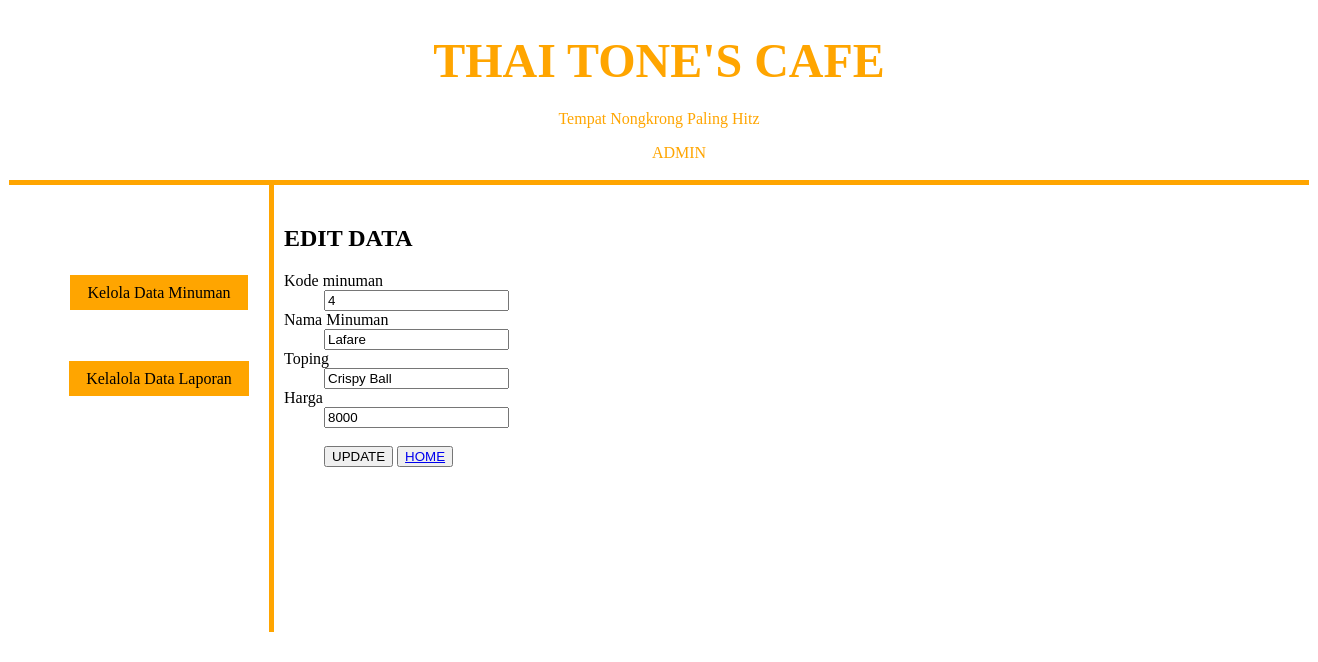
/editminum.php?kode_minuman=4, run on the app's committed database.
### tables this page shows
CREATE TABLE `minuman` (
  `kode_minuman` int(5) NOT NULL,
  `nama_minuman` varchar(20) NOT NULL,
  `toping` varchar(20) NOT NULL,
  `harga` int(5) NOT NULL,
  `quantity` int(10) NOT NULL
);

### editminum.php (the view, shortened to what this page needs)
<!DOCTYPE html>
<html>
<head>
  <link rel="stylesheet" type="text/css" href="style.css">
</head>
<body>
  <div class="wrap">
    <div class="header">
      <h1><font color="orange" align="center" face="Curlz MT" size="20">THAI TONE'S CAFE</font></h1>
      <p><font color="orange">Tempat Nongkrong Paling Hitz</font></p>
      <ul class="button"><a href="login.php" style="text-decoration: none"><font color="orange">ADMIN</font></a></ul>
    </div>
    <div class="badan">
      <div class="sidebar">
      <br>
      <nav>
        <center>
      <ul class="button"><a href="add.php">Kelola Data Minuman</a></ul></br>
      <br>
      <ul class="button"><a href="laporan.php">Kelalola Data Laporan</a></ul></br>
    </center>
    </nav>
      </div>
			<div class="content">
<?php
$kode_minuman = $_GET['kode_minuman'];
$sql = "SELECT * from minuman where kode_minuman='$kode_minuman'";
$result = mysql_query($sql);
$product = mysql_fetch_array($result);
?>
<h2>EDIT DATA</h2>
<form name="form1" action="editminum.php" method="post">
	<dl>
		<dt>Kode minuman</dt>
		<dd><input type="text" name="kode_minuman" value="<?php echo $product['kode_minuman'];?>"/></dd>
		<dt>Nama Minuman</dt>
		<dd><input type="text" name="nama_minuman" value="<?php echo $product['nama_minuman'];?>"/></dd>
		<dt>Toping</dt>
		<dd><input type="text" name="toping" value="<?php echo $product['toping'];?>"/></dd>
		<dt>Harga</dt>
		<dd><input type="text" name="harga" value="<?php echo $product['harga'];?>"/></dd>
		<br>
		<dd>
		<td><input type="submit" value="UPDATE"></td>
		<td>
		<button class="button"><a href="index.php">HOME</a></button></td>
	</dd>
	</dl>
</form>

### style.css (style rules this page uses)
.wrap { background: white; width: 1300px; margin: 10px auto; }
.wrap .header { border-bottom: 5px solid orange; font-style: bold; background: white; padding: 2px 10px; margin : center; text-align: center; }
.badan { height: 450px; }
.wrap .badan .sidebar { border-right:5px solid orange; background: white; float: left; width: 20%; height: 70.5%; text-align : center; padding-top : 5%; padding-bottom : 5%; }
.wrap .badan .sidebar .button a { text-decoration: none; border: 1px solid orange; background-color: orange; width: 100%; color: black; font-style: bold; font-size: 16px; padding: 0.5em 1em 0.5em 1em; }
.wrap .badan .content { background-color : white; float: left; height: 93%; width: 70%; padding-left: 10px; padding-right: 5px; padding-top : 20px; text-align : left; }

### data on the page
minuman: kode_minuman "4", nama_minuman "Lafare", toping "Crispy Ball", harga "8000"
